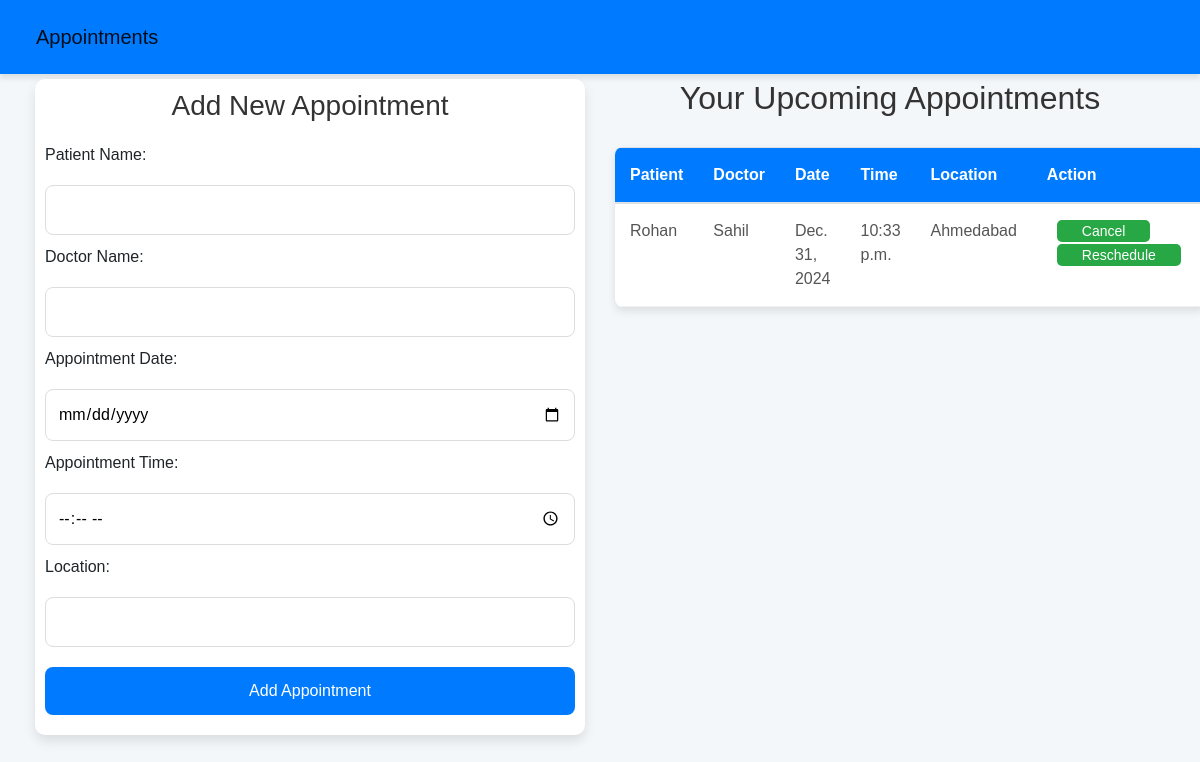
The app's page /users/appointments/ with its own data.
### users/models.py (models this page shows, shortened)
class Appointment(models.Model):
    patient_name = models.CharField(max_length=100, default="Unknown")
    doctor_name = models.CharField(max_length=100)
    appointment_date = models.DateField()
    appointment_time = models.TimeField()
    location = models.CharField(max_length=255)

### users/views.py (the view)
# urls.py: path('appointments/', views.appointments, name='appointments'),
def appointments(request):
    if request.method == "POST":
        form = AppointmentForm(request.POST)
        if form.is_valid():
            form.save()
            return redirect('appointments')  # Redirect to the same page after saving the appointment
    else:
        form = AppointmentForm()
    appointments_list = Appointment.objects.all()
    return render(request, 'appointments.html', {'form': form, 'appointments': appointments_list})

### users/forms.py
class AppointmentForm(forms.ModelForm):
    class Meta:
        model = Appointment
        fields = ['patient_name','doctor_name', 'appointment_date', 'appointment_time', 'location']
        widgets = {
            'appointment_date': forms.DateInput(attrs={'type': 'date'}),
            'appointment_time': forms.TimeInput(attrs={'type': 'time'}),
        }

### templates/users/appointments.html (shortened to what this page needs)
<!DOCTYPE html>
<html lang="en">
<head>
    <link href="https://stackpath.bootstrapcdn.com/bootstrap/4.5.2/css/bootstrap.min.css" rel="stylesheet">
</head>
<body>
    <nav class="navbar navbar-expand-lg navbar-light">
        <a class="navbar-brand" href="#">Appointments</a>
    </nav>
    <div class="container">
        <div class="row">
            <div class="col-md-6">
                <div class="appointment-form">
                    <h3>Add New Appointment</h3>
                    <form method="POST">
                        <label for="patient_name">Patient Name:</label>
                        <input type="text" id="patient_name" name="patient_name" required>
                        <label for="doctor_name">Doctor Name:</label>
                        <input type="text" id="doctor_name" name="doctor_name" required>
                        <label for="appointment_date">Appointment Date:</label>
                        <input type="date" id="appointment_date" name="appointment_date" required>
                        <label for="appointment_time">Appointment Time:</label>
                        <input type="time" id="appointment_time" name="appointment_time" required>
                        <label for="location">Location:</label>
                        <input type="text" id="location" name="location" required>
                        <button type="submit" class="btn btn-primary">Add Appointment</button>
                    </form>
                </div>
            </div>
            <div class="col-md-6">
                <h2>Your Upcoming Appointments</h2>
                <table class="appointments-table table">
                    <thead>
                        <tr>
                            <th>Patient</th>
                            <th>Doctor</th>
                            <th>Date</th>
                            <th>Time</th>
                            <th>Location</th>
                            <th>Action</th>
                        </tr>
                    </thead>
                    <tbody>
                        {% for appointment in appointments %}
                            <tr>
                                <td>{{ appointment.patient_name }}</td>
                                <td>{{ appointment.doctor_name }}</td>
                                <td>{{ appointment.appointment_date }}</td>
                                <td>{{ appointment.appointment_time }}</td>
                                <td>{{ appointment.location }}</td>
                                <td class="action-btns">
                                    <a href="{% url 'cancel_appointment' appointment.id %}">Cancel</a>
                                    <a href="{% url 'reschedule_appointment' appointment.id %}">Reschedule</a>
                                </td>
                            </tr>
                        {% empty %}
                            <tr>
                                <td colspan="6">No appointments found</td>
                            </tr>
                        {% endfor %}
                    </tbody>
                </table>
            </div>
        </div>
    </div>
</body>
</html>

### templates/users/appointments.html (style rules this page uses)
body { font-family: 'Arial', sans-serif; background-color: #f4f7fa; margin: 0; padding: 0; }
.navbar { background-color: #007bff; color: white; box-shadow: 0 4px 6px rgba(0, 0, 0, 0.1); }
.navbar a { color: white; text-decoration: none; padding: 14px 20px; text-align: center; transition: background-color 0.3s ease; }
.container { padding: 5px; }
h2, h3 { color: #333; text-align: center; margin-bottom: 20px; }
.appointment-form { background-color: white; border-radius: 10px; box-shadow: 0 6px 12px rgba(0, 0, 0, 0.1); padding: 10px; max-width: 600px; margin: 0 auto; }
.appointment-form input, .appointment-form select, .appointment-form button { width: 100%; padding: 12px; margin: 10px 0; border-radius: 8px; border: 1px solid #ddd; font-size: 16px; transition: all 0.3s ease; }
.appointment-form button { background-color: #007bff; color: white; font-size: 16px; cursor: pointer; border: none; transition: background-color 0.3s ease; }
.appointments-table { background-color: white; border-radius: 8px; box-shadow: 0 4px 8px rgba(0, 0, 0, 0.1); overflow: hidden; margin-top: 30px; border-collapse: collapse; width: 100%; }
.appointments-table th, .appointments-table td { padding: 15px; text-align: left; border-bottom: 1px solid #f1f1f1; }
.appointments-table th { background-color: #007bff; color: white; font-weight: 600; }
.appointments-table td { color: #555; }
.action-btns { text-align: center; }
.action-btns a { padding: 3px 25px; margin: 10px; background-color: #28a745; color: white; border-radius: 5px; text-decoration: none; font-size: 14px; transition: background-color 0.3s ease; }

### records on screen
Appointment: patient_name "Rohan", doctor_name "Sahil", appointment_date "Dec. 31, 2024", appointment_time "10:33 p.m.", location "Ahmedabad"
